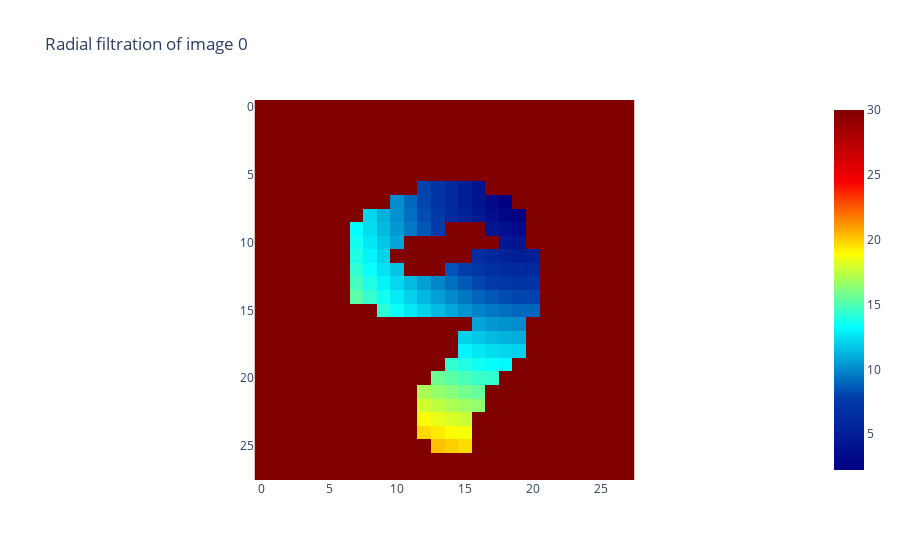

The notebook cell saved with this chart:
### Markdown cell above
Now that we have a binary image $\mathcal{B}$ of our "9" digit, we can build a wide variety of different filtrations – see (https://giotto-ai.github.io/gtda-docs/latest/modules/images.html#filtrations) for the full list.  We'll use a radial filtration with center (20,6).

### Code cell
from gtda.images import RadialFiltration

radial_filtration = RadialFiltration(center=np.array([20, 6]))
im9_filtration = radial_filtration.fit_transform(im9_binarized)

radial_filtration.plot(im9_filtration, colorscale="jet")

### Figure 1 — Plotly figure (JSON) as saved in the notebook; plotly's stock layout.template omitted (floating-point values rounded to 4 significant figures; data arrays with more than 128 entries replaced by an {"elided": "..."} marker saying what was removed)
{"data": [{"colorscale": [[0, "rgb(0,0,131)"], [0.2, "rgb(0,60,170)"], [0.4, "rgb(5,255,255)"], [0.6, "rgb(255,255,0)"], [0.8, "rgb(250,0,0)"], [1, "rgb(128,0,0)"]], "type": "heatmap", "z": {"elided": "28x28 float values"}}], "layout": {"plot_bgcolor": "white", "title": {"text": "Radial filtration of image 0"}, "xaxis": {"constrain": "domain", "scaleanchor": "y"}, "yaxis": {"autorange": "reversed", "constrain": "domain"}}}
